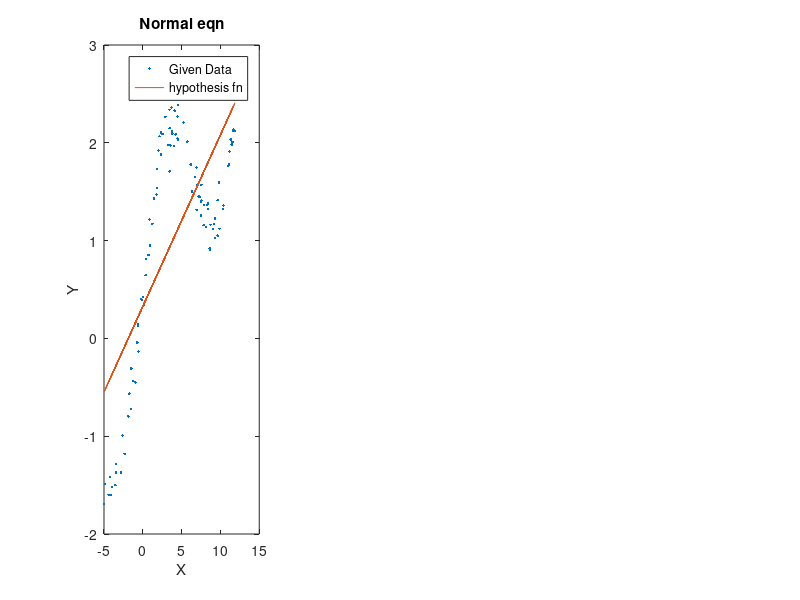

Here is the MATLAB script that generated this plot: (Note: this script raises an error after producing the figure.)
clear;clc;
X = importdata('q3x.dat');
y = importdata('q3y.dat');
%including intercept term in X
X_new = [ones(1,size(X,1));X']';

%%%%%%%%%%%%%  computing theta using normal equation %%%%%%%%%%%%%%%
theta = pinv(X_new'*X_new)*X_new'*y;
disp('Normal Equation :-');
disp('theta =');disp(theta);
%%%%%%%%%%%%%%%%%%%%%%%%%%%%%%%%%%%%%%%%%



%%%%%%%%%%%%%  plotting %%%%%%%%%%%%%%%
y1 = y;
y2 = X_new*theta;

disp('Press Enter to display Graph');
pause;
figure();
subplot(1,3,1);
plot(X,y1,'.',X,y2,'-');
xlabel('X');
ylabel('Y');
legend('Given Data','hypothesis fn');
title('Normal eqn');

%%%%%%%%%%%%%%%%%%%%%%%%%%%%%%%%%%%%



%%%%%%%%%%%%%  computing theta using locally weigthed linear regression %%%%%%%%%%%%%%%

[LWRx,LWRy] = LWR(X_new,y,size(X_new,1),size(X_new,2),0.8);
%plotting
subplot(1,3,2);
plot(X_new(:,2),y,'.',LWRx, LWRy,'-')
xlabel('X');
ylabel('Y');
legend('Given Data','hypothesis fn');
title('LWR with t=0.8');

%%%%%%%%%%%%%%%%%%%%%%%%%%%%%%%%%%%%%%%%%



%%%%%%%%%%%%%  computing theta using LWR with different four given tau values %%%%%%%%%%%%%%%

tau_arr = [0.1,0.3,2,10];
subplot(1,3,3);

for i=1:4
    [LWRx,LWRy] = LWR(X_new,y,size(X_new,1),size(X_new,2),tau_arr(i));
    %plotting
    hold on;
    plot(LWRx, LWRy);
    hold off;
end
 
xlabel('X');
ylabel('Y');
legend('0.1','0.3','2','10');
title('LWR with different t values');
disp('All graphs shown in same figure....Please zoom out figure to view graph clearly');
disp('--- end ---');
%%%%%%%%%%%%%%%%%%%%%%%%%%%%%%%%%%%%%%%%%


